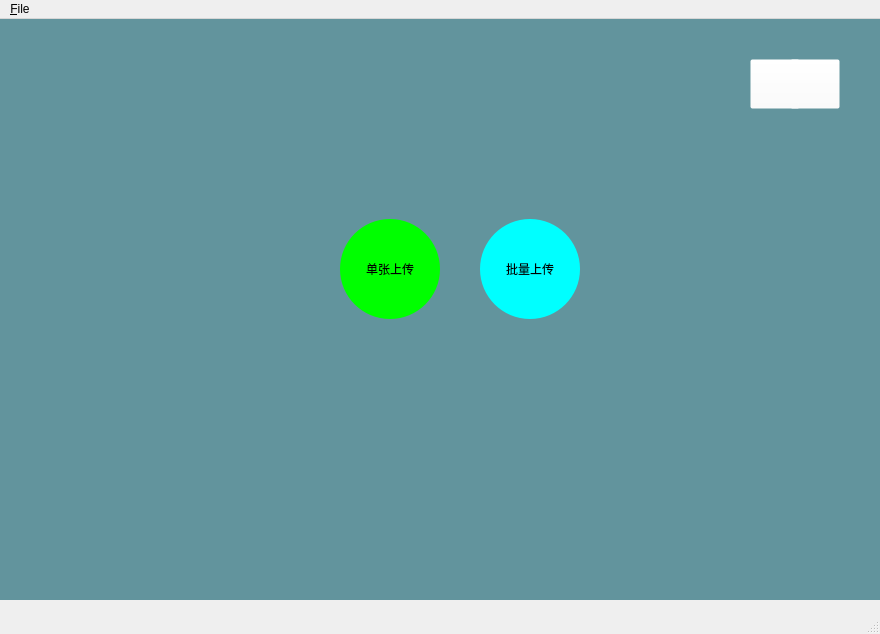
<?xml version="1.0" encoding="UTF-8"?>
<ui version="4.0">
 <class>MainWindow</class>
 <widget class="QMainWindow" name="MainWindow">
  <property name="geometry">
   <rect>
    <x>0</x>
    <y>0</y>
    <width>880</width>
    <height>634</height>
   </rect>
  </property>
  <property name="windowTitle">
   <string>MainWindow</string>
  </property>
  <widget class="QWidget" name="centralwidget">
   <widget class="QFrame" name="frame">
    <property name="geometry">
     <rect>
      <x>0</x>
      <y>0</y>
      <width>911</width>
      <height>581</height>
     </rect>
    </property>
    <property name="styleSheet">
     <string notr="true">background-color: rgba(0, 85, 100,150);</string>
    </property>
    <widget class="QPushButton" name="pushButton_4">
     <property name="geometry">
      <rect>
       <x>480</x>
       <y>200</y>
       <width>100</width>
       <height>100</height>
      </rect>
     </property>
     <property name="styleSheet">
      <string notr="true">border-radius:50px;
background-color:rgba(0,255,255,255);
</string>
     </property>
     <property name="text">
      <string>批量上传</string>
     </property>
    </widget>
    <widget class="QPushButton" name="pushButton_3">
     <property name="geometry">
      <rect>
       <x>340</x>
       <y>200</y>
       <width>100</width>
       <height>100</height>
      </rect>
     </property>
     <property name="styleSheet">
      <string notr="true">border-radius:50px;
background-color:rgba(0,255,0,255);
</string>
     </property>
     <property name="text">
      <string>单张上传</string>
     </property>
    </widget>
    <widget class="QPushButton" name="pushButton">
     <property name="geometry">
      <rect>
       <x>790</x>
       <y>40</y>
       <width>50</width>
       <height>50</height>
      </rect>
     </property>
     <property name="styleSheet">
      <string notr="true">background-color: rgba(255, 255, 255,0);
border-image: url(:/icon/icon/关闭弹窗.svg);</string>
     </property>
     <property name="text">
      <string/>
     </property>
    </widget>
    <widget class="QPushButton" name="pushButton_2">
     <property name="geometry">
      <rect>
       <x>750</x>
       <y>40</y>
       <width>50</width>
       <height>50</height>
      </rect>
     </property>
     <property name="styleSheet">
      <string notr="true">background-color: rgba(255, 255, 255,0);
border-image: url(:/icon/icon/删除菜单.svg);</string>
     </property>
     <property name="text">
      <string/>
     </property>
    </widget>
   </widget>
  </widget>
  <widget class="QMenuBar" name="menubar">
   <property name="geometry">
    <rect>
     <x>0</x>
     <y>0</y>
     <width>880</width>
     <height>26</height>
    </rect>
   </property>
   <widget class="QMenu" name="menu_File">
    <property name="title">
     <string>&amp;File</string>
    </property>
    <widget class="QMenu" name="menu">
     <property name="title">
      <string>打开</string>
     </property>
     <addaction name="action_2"/>
     <addaction name="action_3"/>
    </widget>
    <addaction name="menu"/>
    <addaction name="action_1"/>
   </widget>
   <addaction name="menu_File"/>
  </widget>
  <widget class="QStatusBar" name="statusbar"/>
  <action name="action_1">
   <property name="text">
    <string>上传记录</string>
   </property>
  </action>
  <action name="action_2">
   <property name="text">
    <string>单张上传</string>
   </property>
  </action>
  <action name="action_3">
   <property name="text">
    <string>批量上传</string>
   </property>
  </action>
 </widget>
 <resources>
  <include location="image.qrc"/>
 </resources>
 <connections/>
</ui>
